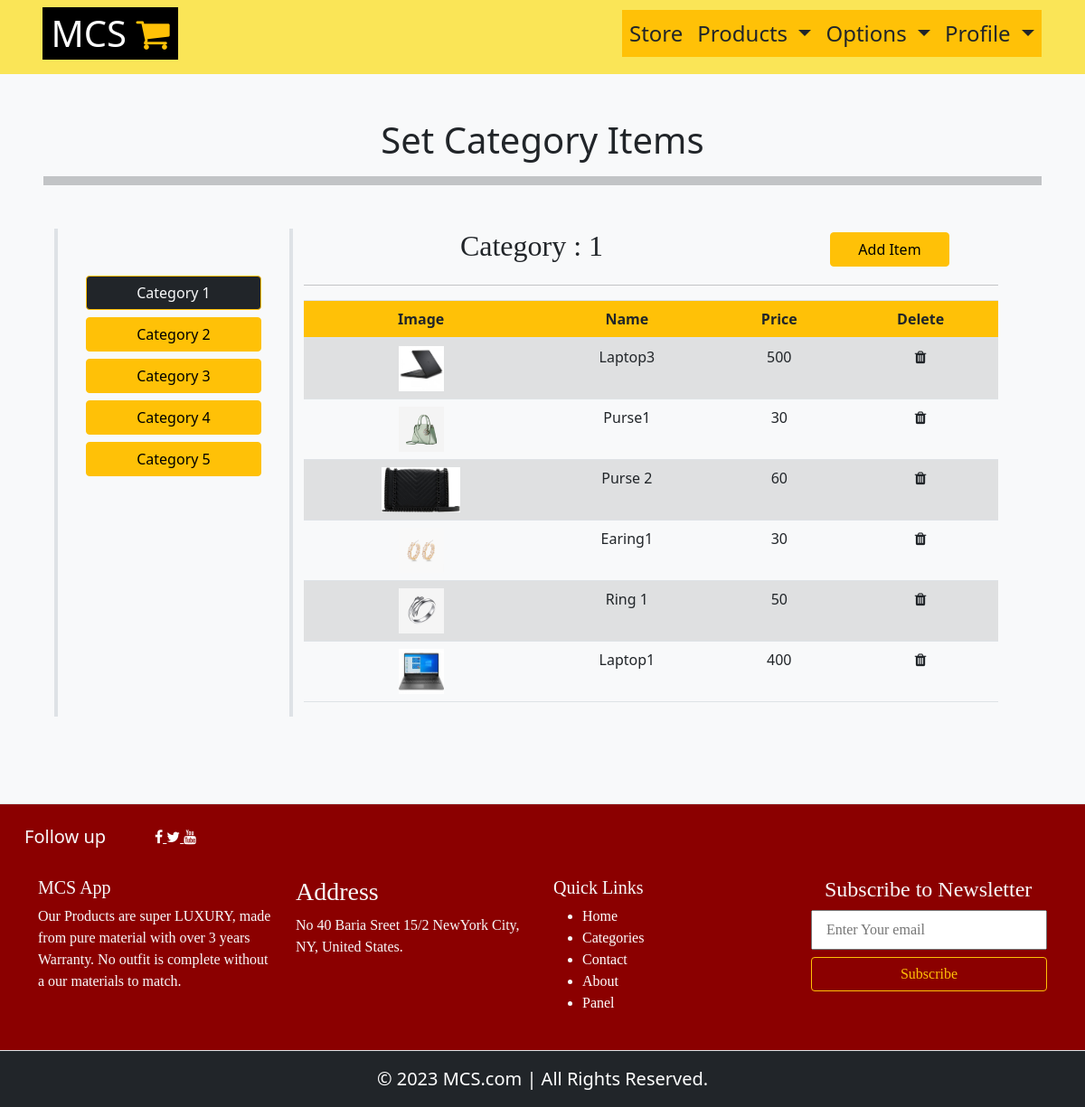
Screenshot of /panel/viewcategoryitems/1/ with the database file from the repository.
### estore/models.py (models this page shows)
class products(models.Model):
	p_name = models.CharField(max_length=100)
	p_desc = models.TextField()
	p_rattings = models.IntegerField()
	p_image = models.CharField(max_length=200)
	p_cat = models.CharField(max_length=100)
	p_cat2 = models.CharField(max_length=100,null=True)
	p_price = models.IntegerField(null = True)
	p_quantity = models.IntegerField(null=True)

### MCSApp/views.py (the view)
# urls.py: path('viewcategoryitems/<int:key>/',views.view_c_items1),
def view_c_items1(request,key):
	data = []
	x = recommendation.objects.filter(cluster = key)
	request.session['cat'] = key
	for i in x:
		product = products.objects.filter(p_name = i.p_name).first()
		data.append(product)
	return render(request,'addcitems.html',{'data':data,'cat':key})

### templates/MCS/addcitems.html (shortened to what this page needs)
{% extends 'templates.html' %}
{% block content %}
<div class="container-fluid p-5">
	<h1 class="text-center">Set Category Items</h1>
	<hr style="height:10px">
	<div class="container-fluid row text-center my-5">
		<div class="col-lg-3 border-right border-left border-4 py-5">
			<a href="/panel/viewcategoryitems/1" class="btn btn-warning col-lg-10 my-1 {% if cat == 1 %}bg-dark text-light{% endif %}">Category 1</a>
			<a href="/panel/viewcategoryitems/2" class="btn btn-warning col-lg-10 my-1 {% if cat == 2 %}bg-dark text-light{% endif %}">Category 2</a>
			<a href="/panel/viewcategoryitems/3" class="btn btn-warning col-lg-10 my-1 {% if cat == 3 %}bg-dark text-light{% endif %}">Category 3</a>
			<a href="/panel/viewcategoryitems/4" class="btn btn-warning col-lg-10 my-1 {% if cat == 4 %}bg-dark text-light{% endif %}">Category 4</a>
			<a href="/panel/viewcategoryitems/5" class="btn btn-warning col-lg-10 my-1 {% if cat == 5 %}bg-dark text-light{% endif %}">Category 5</a>
		</div>
		<div class="col-lg-9 ">
			<div class="row">
			<h2 class="font col-lg-8">Category : {{cat}}</h2>
			<a href="/panel/addcategoryitems/{{cat}}/" class="btn btn-warning m-auto col-lg-2">Add Item</a>
		</div>
			<hr>
			<table class="table table-striped">
				<thead class="bg-warning">
					<th>Image</th>
					<th>Name</th>
					<th>Price</th>
					<th>Delete</th>
				</thead>
				<tbody>
			{% for i in data %}
				<tr>
				<td><img src="/static/images/{{i.p_image}}" class="image"></td>
				<td>{{i.p_name}}</td>
				<td>{{i.p_price}}</td>
				<td><a href="/panel/delcategoryitems/{{i.p_name}}"><i class="fa fa-trash text-dark"></i></a></td>
				</tr>
			{% endfor %}
		</tbody>
			</table>
		</div>
	</div>
</div>
{% endblock %}

### static/css/loginandregister.css (style rules this page uses)
.font { font-family: all; }

### static/css/style.css (style rules this page uses)
body { font-family: "Poppins", sans-serif; color: #000000; background-color: #ffffff; }

### templates/MCS/addcitems.html (style rules this page uses)
.image { height: 50px; }

### templates/MCS/footer.html (style rules this page uses)
a { color: #fff; }

### rows the page displays
products: p_image (picture), p_name "Laptop3", p_price "500"
products: p_image (picture), p_name "Purse1", p_price "30"
products: p_image (picture), p_name "Purse 2", p_price "60"
products: p_image (picture), p_name "Earing1", p_price "30"
products: p_image (picture), p_name "Ring 1", p_price "50"
products: p_image (picture), p_name "Laptop1", p_price "400"

### other values shown
{{ cat }} "1"
